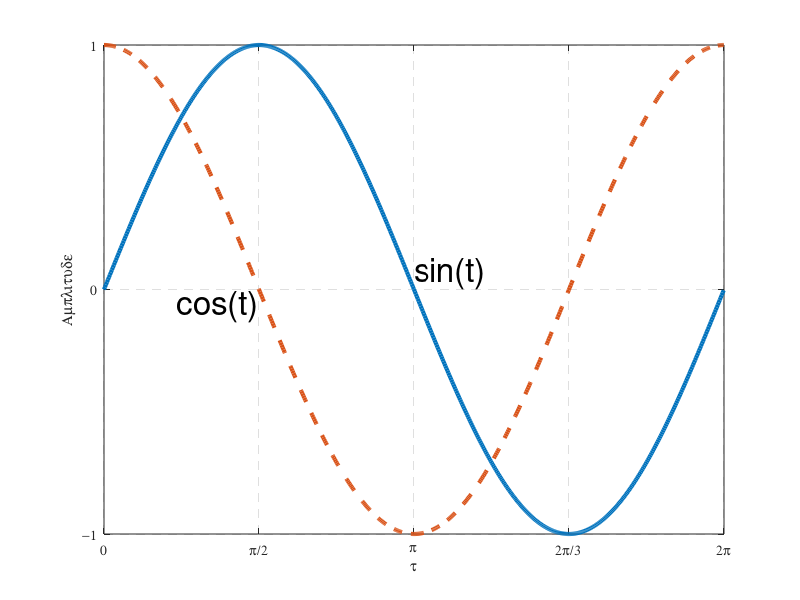

This figure's MATLAB source:
t = 0:0.01:2*pi; x = sin(t); y = cos(t);    % Create data.
figure;
line_handle = plot(t,x,t,y); % Plot returns handles of the lineseries.
grid on;   % Show grid.
xlabel('t'); ylabel('Amplitude');
% Set the line width of sin.
set(line_handle(1), 'LineWidth', 3);    
% Set the line width and style of cosine.
set(line_handle(2), 'LineWidth',3,'LineStyle', '--');
% Set the properties of the current axis.
set(gca,...    % gca means get current axis handle.
    'GridLineStyle', '--',...  % Change the grid style.
    'YTick', -1:1,...          % Set the tick values manually.
    'XTick', 0:pi/2:2*pi,...
    'FontName', 'Symbol',...   % Change the font to Symbol to display pi.
    'XTickLabel',{'0','p/2','p','2p/3','2p'},... 
    'XLim', [0 2*pi],...       % Set the range of the plot.
    'YLim', [-1 1]);
% Add text.
text(pi, 0,...                       % Set position.
    'sin(t)',...                     % String.
    'Fontsize',24,...                % Set font size.
    'HorizontalAlignment','left',... % Set alignment.
    'VerticalAlignment','bottom');
text(pi/2, 0, 'cos(t)',...
    'Fontsize',24,...
    'HorizontalAlignment','right',...
    'VerticalAlignment','top');